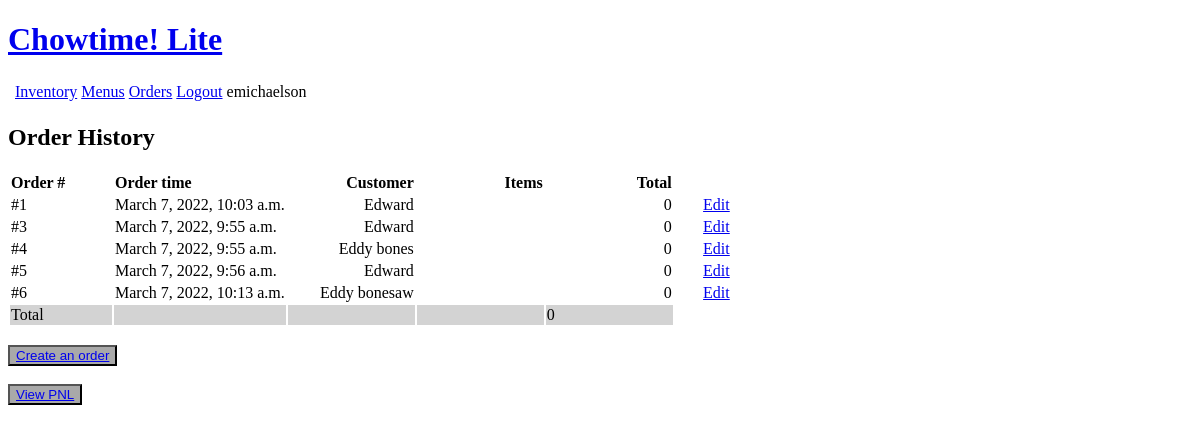
The app's page /orders/ (signed in), older data.
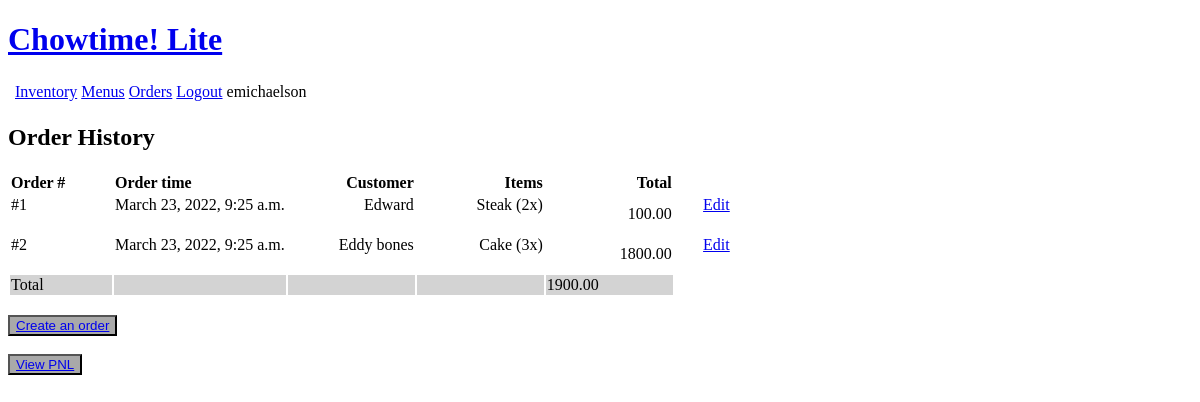
The same page, newer data.
### inventory/models.py (models this page shows, shortened)
class Order(models.Model):
    menuItems = models.ManyToManyField(MenuItem, through='DishQuantity')
    timestamp = models.DateTimeField(auto_now_add=True)
    customer = models.CharField(max_length=200)
    def getDishQuantities(self):
        quantities = DishQuantity.objects.filter(order=self)
        return quantities
    def revenue(self):
        selectedDishes = DishQuantity.objects.filter(order=self)
        revenue = 0
        for dish in selectedDishes:
            revenue += (dish.menuItem.price * dish.dishQuantity)
        return revenue

class DishQuantity(models.Model):
    order = models.ForeignKey(Order, on_delete=models.CASCADE)
    menuItem = models.ForeignKey(MenuItem, on_delete=models.CASCADE)
    dishQuantity = models.IntegerField(default=0)

class MenuItem(models.Model):
    name = models.CharField(max_length=200)
    price = models.DecimalField(max_digits=10, decimal_places=2)
    ingredients = models.ManyToManyField(Ingredient, through='IngredientQuantity')
    menu = models.ForeignKey(Menu, on_delete=models.CASCADE, null=True)
    def __str__(self):
        return self.name

### inventory/views.py (the view)
# urls.py: path('orders/', views.OrderList, name='orderlist'),
@login_required(login_url='login')
def OrderList(request):
    orders = Order.objects.all()
    totalRevenue = 0
    for order in orders:
        totalRevenue += order.revenue()
    context = {'orders': orders, 'totalrevenue': totalRevenue}
    return render(request, 'inventory/orderList.html', context)

### inventory/templates/inventory/orderList.html
{% extends 'inventory/header.html' %}
{% block content %}
<h2>Order History</h2>
<div>
    {% if orders != '' %}
        <table>
            <thead>
                <th style="text-align: left" width="100px">Order #</th>
                <th style="text-align: left">Order time</th>
                <th style="text-align: right" width="125px">Customer</th>
                <th style="text-align: right" width="125px">Items</th>
                <th style="text-align: right" width="125px">Total</th>
            </thead>
            <tbody>
            {% for order in orders %}
                <tr>
                    <td align="left" valign="top">#{{ order.id }}</td>
                    <td align="left" valign="top">{{ order.timestamp }}</td>
                    <td align="right" valign="top">{{ order.customer }}</td>
                    <td style="text-align: right">
                        {% for dish in order.getDishQuantities %}
                            {{ dish.menuItem }} ({{ dish.dishQuantity }}x)
                            <br>
                        {% endfor %}
                        <br>
                    </td>
                    <td style="text-align: right">{{ order.revenue }}</td>
                    <td></td>
                    <td align="right" valign="top" width="50px"><a href="{% url 'orderupdate' order.id %}">Edit</a></td>
                </tr>
            {% endfor %}
                <tr style="background: lightgrey">
                    <td>Total</td>
                    <td></td>
                    <td></td>
                    <td></td>
                    <td>{{ totalrevenue }}</td>
                </tr>
            </tbody>
        </table>
    {% endif %}
    <br>
    <button style="background-color: darkgrey;" type="button"><a href="{% url 'ordercreate' %}">Create an order</a></button>
</div>
<br>
<div>
    <button style="background-color: darkgrey;" type="button"><a href="{% url 'pnlview' %}">View PNL</a></button>
</div>
{% endblock %}

### inventory/templates/inventory/header.html (shortened to what this page needs)
<!DOCTYPE html>
<html>
    <head>
        <h1><a href="{% url 'home' %}">Chowtime! Lite</a></h1>
        <div>
            <table>
                <th>
                    <td><a href="{% url 'inventorylist' %}">Inventory</a></td>
                    <td><a href="{% url 'menulist' %}">Menus</a></td>
                    <td><a href="{% url 'orderlist' %}">Orders</a></td>
                    <td><a href="{% url 'logout' %}">Logout</a> {{ request.user }}</td>
                </th>
            </table>
        </div>
    </head>
    <body>
        {% block content %}
        {% endblock %}
    </body>
</html>

Row changes from the older to the newer data that the page shows:
removed Order: id "3", timestamp "March 7, 2022, 9:55 a.m.", customer "Edward", revenue "0"
removed Order: id "4", timestamp "March 7, 2022, 9:55 a.m.", customer "Eddy bones", revenue "0"
removed Order: id "5", timestamp "March 7, 2022, 9:56 a.m.", customer "Edward", revenue "0"
removed Order: id "6", timestamp "March 7, 2022, 10:13 a.m.", customer "Eddy bonesaw", revenue "0"
changed Order "Edward": timestamp "March 7, 2022, 10:03 a.m." → "March 23, 2022, 9:25 a.m."; revenue "0" → "100.00"
added DishQuantity: menuItem "Steak", dishQuantity "2", shown under Order "Edward"
added Order: id "2", timestamp "March 23, 2022, 9:25 a.m.", customer "Eddy bones", revenue "1800.00"
added DishQuantity: menuItem "Cake", dishQuantity "3", shown under "2"
Text that changed along with them:
{{ totalrevenue }}: "0" → "1900.00"
